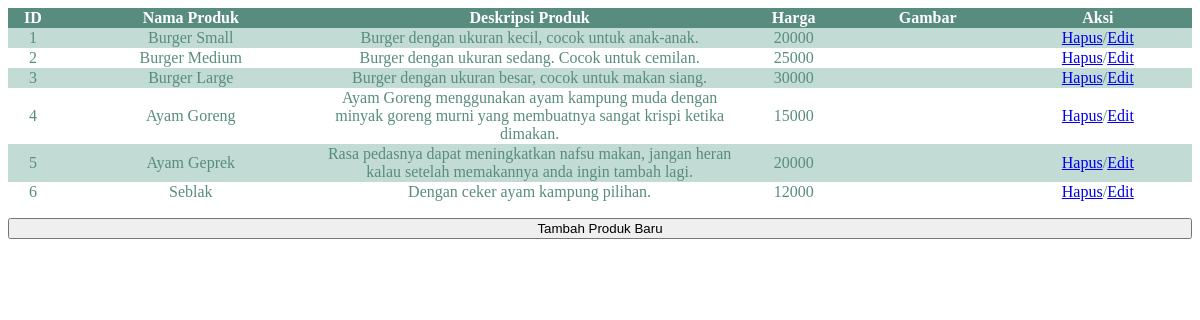
The app's page /tabel-produk/tabel_produk.php with its own data.
### tables this page shows
CREATE TABLE `produk` (
  `id_produk` int(6) NOT NULL,
  `nama_produk` varchar(30) NOT NULL,
  `deskripsi` text NOT NULL,
  `harga` double NOT NULL,
  `gambar` varchar(50) DEFAULT NULL
);

### tabel-produk/tabel_produk.php (the view, shortened to what this page needs)
<!DOCTYPE html>
<html lang="en">
  <head>
  </head>
  <body>
    <table>
      <tr>
        <th>ID</th>
        <th>Nama Produk</th>
        <th>Deskripsi Produk</th>
        <th>Harga</th>
        <th>Gambar</th>
        <th>Aksi</th>
      </tr>
      <?php
        $conn = mysqli_connect("localhost", "root", "", "uas_ppb");
        if ($conn) {
            $read_barang = mysqli_query($conn, "SELECT * FROM produk");
            if ($read_barang->num_rows > 0) {
                while ($row = mysqli_fetch_assoc($read_barang)) {
                    echo "<tr><td style='width: 3rem'>". $row["id_produk"]."</td><td>". $row["nama_produk"]."</td><td>". $row["deskripsi"]."</td><td>". $row["harga"]."</td><td>". $row["gambar"]."</td>";
                    $id_produk = $row["id_produk"];
                    $gambar = $row["gambar"];
                    echo "<td><a href='delete.php?id_produk=$id_produk?gambar=$gambar' target='blank'>Hapus</a>/<a href='update.php?id_produk=$id_produk' target='blank'>Edit</a></td></tr>";
                }
                echo "</table>";
            }
        }
      ?>
    <form action="insert.php">
      <button style="margin-top: 16px; width: 100%" type="submit">
        Tambah Produk Baru
      </button>
    </form>
  </body>
</html>

### tabel-produk/tabel_produk.php (style rules this page uses)
table { border-collapse: collapse; width: 100%; color: #588c7e; text-align: center; }
th { background-color: #588c7e; color: white; }
td { max-width: 10rem; }
tr:nth-child(even) { background-color: #C3DBD5; }

### records on screen
produk: id_produk "1", nama_produk "Burger Small", deskripsi "Burger dengan ukuran kecil, cocok untuk anak-anak.", harga "20000"
produk: id_produk "2", nama_produk "Burger Medium", deskripsi "Burger dengan ukuran sedang. Cocok untuk cemilan.", harga "25000"
produk: id_produk "3", nama_produk "Burger Large", deskripsi "Burger dengan ukuran besar, cocok untuk makan siang.", harga "30000"
produk: id_produk "4", nama_produk "Ayam Goreng", deskripsi "Ayam Goreng menggunakan ayam kampung muda dengan minyak goreng murni yang membuatnya sangat krispi ketika dimakan.", harga "15000"
produk: id_produk "5", nama_produk "Ayam Geprek", deskripsi "Rasa pedasnya dapat meningkatkan nafsu makan, jangan heran kalau setelah memakannya anda ingin tambah lagi.", harga "20000"
produk: id_produk "6", nama_produk "Seblak", deskripsi "Dengan ceker ayam kampung pilihan.", harga "12000"
